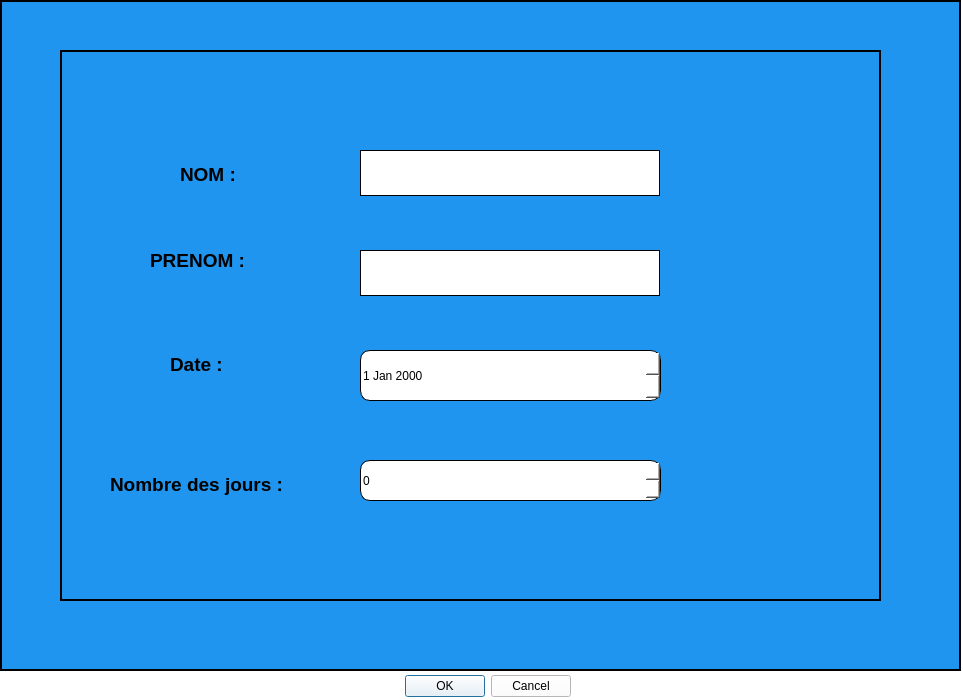
<?xml version="1.0" encoding="UTF-8"?>
<ui version="4.0">
 <class>CertificateDialog</class>
 <widget class="QDialog" name="CertificateDialog">
  <property name="geometry">
   <rect>
    <x>0</x>
    <y>0</y>
    <width>963</width>
    <height>700</height>
   </rect>
  </property>
  <property name="windowTitle">
   <string>Dialog</string>
  </property>
  <property name="styleSheet">
   <string notr="true">background-color: rgb(255, 255, 255);
border-black:15px;</string>
  </property>
  <widget class="QWidget" name="CertificateDialoge" native="true">
   <property name="geometry">
    <rect>
     <x>0</x>
     <y>0</y>
     <width>961</width>
     <height>671</height>
    </rect>
   </property>
   <property name="styleSheet">
    <string notr="true">border-radius: 0;  
background-color: rgb(31, 149, 239);
/*border-top-right-radius: 80px; 
border-bottom-left-radius: 80px;*/
 border: 2px solid black;</string>
   </property>
   <widget class="QWidget" name="widget_2" native="true">
    <property name="geometry">
     <rect>
      <x>60</x>
      <y>50</y>
      <width>821</width>
      <height>551</height>
     </rect>
    </property>
    <property name="styleSheet">
     <string notr="true">border: 2px solid black;</string>
    </property>
    <widget class="QLineEdit" name="LineEdit_nom_certif">
     <property name="geometry">
      <rect>
       <x>300</x>
       <y>200</y>
       <width>300</width>
       <height>46</height>
      </rect>
     </property>
     <property name="minimumSize">
      <size>
       <width>250</width>
       <height>46</height>
      </size>
     </property>
     <property name="maximumSize">
      <size>
       <width>300</width>
       <height>46</height>
      </size>
     </property>
     <property name="font">
      <font>
       <pointsize>13</pointsize>
      </font>
     </property>
     <property name="styleSheet">
      <string notr="true"> border: 1px solid black; 
background-color: rgb(255, 255, 255);</string>
     </property>
     <property name="text">
      <string/>
     </property>
    </widget>
    <widget class="QLineEdit" name="LineEdit_prenom_certif">
     <property name="geometry">
      <rect>
       <x>300</x>
       <y>100</y>
       <width>300</width>
       <height>46</height>
      </rect>
     </property>
     <property name="minimumSize">
      <size>
       <width>250</width>
       <height>46</height>
      </size>
     </property>
     <property name="maximumSize">
      <size>
       <width>300</width>
       <height>46</height>
      </size>
     </property>
     <property name="font">
      <font>
       <pointsize>13</pointsize>
      </font>
     </property>
     <property name="styleSheet">
      <string notr="true"> border: 1px solid black; 
background-color: rgb(255, 255, 255);</string>
     </property>
     <property name="text">
      <string/>
     </property>
    </widget>
    <widget class="QDateEdit" name="dateEdit_certif">
     <property name="geometry">
      <rect>
       <x>300</x>
       <y>300</y>
       <width>301</width>
       <height>51</height>
      </rect>
     </property>
     <property name="styleSheet">
      <string notr="true"> border: 1px solid black; 
background-color: rgb(255, 255, 255);
 border-radius: 10px;</string>
     </property>
    </widget>
    <widget class="QLabel" name="label_2">
     <property name="geometry">
      <rect>
       <x>90</x>
       <y>190</y>
       <width>131</width>
       <height>41</height>
      </rect>
     </property>
     <property name="minimumSize">
      <size>
       <width>131</width>
       <height>41</height>
      </size>
     </property>
     <property name="font">
      <font>
       <pointsize>14</pointsize>
       <weight>75</weight>
       <bold>true</bold>
      </font>
     </property>
     <property name="styleSheet">
      <string notr="true">border:none;</string>
     </property>
     <property name="text">
      <string>PRENOM :</string>
     </property>
    </widget>
    <widget class="QLabel" name="label">
     <property name="geometry">
      <rect>
       <x>120</x>
       <y>110</y>
       <width>85</width>
       <height>28</height>
      </rect>
     </property>
     <property name="maximumSize">
      <size>
       <width>91</width>
       <height>41</height>
      </size>
     </property>
     <property name="font">
      <font>
       <pointsize>14</pointsize>
       <weight>75</weight>
       <bold>true</bold>
      </font>
     </property>
     <property name="styleSheet">
      <string notr="true">border:none;</string>
     </property>
     <property name="text">
      <string>NOM :  </string>
     </property>
    </widget>
    <widget class="QLabel" name="label_3">
     <property name="geometry">
      <rect>
       <x>110</x>
       <y>300</y>
       <width>81</width>
       <height>28</height>
      </rect>
     </property>
     <property name="maximumSize">
      <size>
       <width>91</width>
       <height>41</height>
      </size>
     </property>
     <property name="font">
      <font>
       <pointsize>14</pointsize>
       <weight>75</weight>
       <bold>true</bold>
      </font>
     </property>
     <property name="styleSheet">
      <string notr="true">border:none;</string>
     </property>
     <property name="text">
      <string>Date :</string>
     </property>
    </widget>
    <widget class="QLabel" name="label_4">
     <property name="geometry">
      <rect>
       <x>50</x>
       <y>420</y>
       <width>233</width>
       <height>28</height>
      </rect>
     </property>
     <property name="maximumSize">
      <size>
       <width>251</width>
       <height>41</height>
      </size>
     </property>
     <property name="font">
      <font>
       <pointsize>14</pointsize>
       <weight>75</weight>
       <bold>true</bold>
      </font>
     </property>
     <property name="styleSheet">
      <string notr="true">border:none;</string>
     </property>
     <property name="text">
      <string>Nombre des jours :  </string>
     </property>
    </widget>
    <widget class="QSpinBox" name="spinBox_certif">
     <property name="geometry">
      <rect>
       <x>300</x>
       <y>410</y>
       <width>301</width>
       <height>41</height>
      </rect>
     </property>
     <property name="styleSheet">
      <string notr="true"> border: 1px solid black; 
background-color: rgb(255, 255, 255);
 border-radius: 10px;</string>
     </property>
    </widget>
   </widget>
  </widget>
  <widget class="QDialogButtonBox" name="buttonBox">
   <property name="geometry">
    <rect>
     <x>370</x>
     <y>670</y>
     <width>201</width>
     <height>32</height>
    </rect>
   </property>
   <property name="styleSheet">
    <string notr="true"/>
   </property>
   <property name="orientation">
    <enum>Qt::Horizontal</enum>
   </property>
   <property name="standardButtons">
    <set>QDialogButtonBox::Cancel|QDialogButtonBox::Ok</set>
   </property>
  </widget>
 </widget>
 <resources/>
 <connections>
  <connection>
   <sender>buttonBox</sender>
   <signal>accepted()</signal>
   <receiver>CertificateDialog</receiver>
   <slot>accept()</slot>
   <hints>
    <hint type="sourcelabel">
     <x>248</x>
     <y>254</y>
    </hint>
    <hint type="destinationlabel">
     <x>157</x>
     <y>274</y>
    </hint>
   </hints>
  </connection>
  <connection>
   <sender>buttonBox</sender>
   <signal>rejected()</signal>
   <receiver>CertificateDialog</receiver>
   <slot>reject()</slot>
   <hints>
    <hint type="sourcelabel">
     <x>316</x>
     <y>260</y>
    </hint>
    <hint type="destinationlabel">
     <x>286</x>
     <y>274</y>
    </hint>
   </hints>
  </connection>
 </connections>
</ui>
